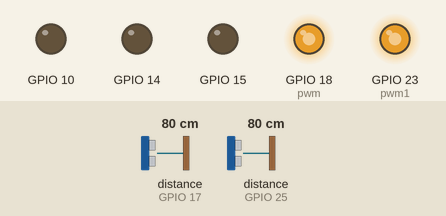
Recording of a program running on a simulated Raspberry Pi (BCM pin numbers). On the bench: output pins drawn as LEDs (lit = HIGH). The inputs (shaded band) are chosen by the test bench; at power-on: distance to the obstacle (sensors on GPIO 25, GPIO 17) 80 cm. The echo pulse lasts 58.3 µs per cm; the clock reads 2024-03-15 10:24:30 at power-on unless the program sets it; pins used as bus, display or sensor lines are not drawn.

Above: at 3.2 s.
3.3 s: distance to the obstacle (sensor on GPIO 25) set to 64 cm
6.6 s: distance to the obstacle (sensor on GPIO 25) set to 55 cm
At 10.4 s:
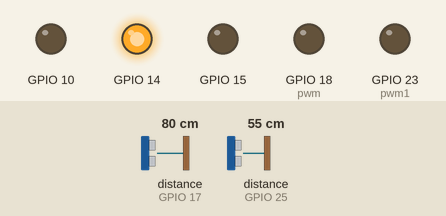
11.5 s: distance to the obstacle (sensor on GPIO 25) set to 33 cm
13.0 s: distance to the obstacle (sensor on GPIO 25) set to 26 cm
At 13.9 s:
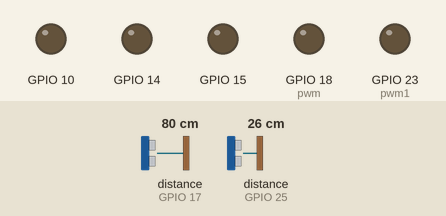
14.5 s: distance to the obstacle (sensor on GPIO 25) set to 21 cm
At 16.6 s:
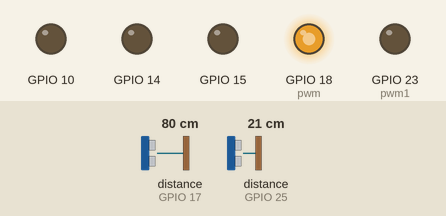
Timing chart, 0 to 17.7 s (numbered marks = the images above; inputs shaded):
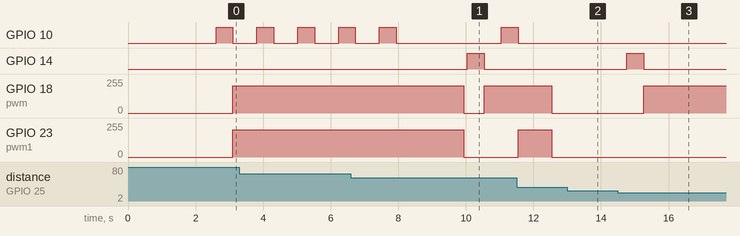

Measured:
- the behaviour switches between 60 and 59 cm on distance to the obstacle (sensor on GPIO 25) (found by bisection; images 0 and 1)
- the behaviour switches between 30 and 29 cm on distance to the obstacle (sensor on GPIO 25) (found by bisection; images 1 and 2)
- the behaviour switches between 25 and 24 cm on distance to the obstacle (sensor on GPIO 25) (found by bisection; images 2 and 3)
- after the input at 6.6 s, GPIO 14: LOW → HIGH after 3.4 s, → LOW 0.50 s later; GPIO 18 (pwm): 204/255 → 0/255 after 3.3 s, → 204/255 0.61 s later; GPIO 23 (pwm1): 204/255 → 0/255 after 3.3 s
- after the input at 13.0 s, GPIO 10: stays LOW (without the input it goes to HIGH after 0.25 s); GPIO 18 (pwm), GPIO 23 (pwm1): stays 0/255 (without the input it goes to 204/255 after 0.75 s)
- after the input at 14.5 s, GPIO 14: LOW → HIGH after 0.26 s, → LOW 0.50 s later; GPIO 18 (pwm): 0/255 → 204/255 after 0.76 s

The program:

final_04Vecchio.py
```python
import time
import RPi.GPIO as GPIO

GPIO.setmode(GPIO.BCM)

GPIO.cleanup()

GPIO.setup(18, GPIO.OUT)
GPIO.setup(23, GPIO.OUT)

TRIG = 24
ECHO = 25

TRIG1 = 4
ECHO1 = 17

TRIG2 = 21
ECHO2 = 22

GPIO.setup(TRIG, GPIO.OUT)
GPIO.setup(ECHO, GPIO.IN)
GPIO.setup(TRIG1, GPIO.OUT)
GPIO.setup(ECHO1, GPIO.IN)
GPIO.setup(TRIG2, GPIO.OUT)
GPIO.setup(ECHO2, GPIO.IN)
GPIO.setup(10, GPIO.OUT) #verde
GPIO.setup(15, GPIO.OUT) #rosso
GPIO.setup(14, GPIO.OUT) #giallo

pwm=GPIO.PWM(18, 1000)
pwm1=GPIO.PWM(23, 1000)
pwm.start(0)
pwm1.start(0)

GPIO.output(TRIG, False)
time.sleep(2)

t_fine = time.time() + 5*1
dist = 60.00

def avanti():
	GPIO.output(10,1)
	time.sleep(0.5)
	GPIO.output(10,0)
	pwm.ChangeDutyCycle(80)
	pwm1.ChangeDutyCycle(80)

def destra():
	GPIO.output(15, True)
	time.sleep(0.5)
	GPIO.output(15, False)
	pwm.ChangeDutyCycle(0)
	pwm1.ChangeDutyCycle(80)

def sinistra():
	GPIO.output(14,1)
	time.sleep(0.5)
	GPIO.output(14,0)
	pwm.ChangeDutyCycle(80)
	pwm1.ChangeDutyCycle(0)

def stop():
	pwm.ChangeDutyCycle(0)
	pwm1.ChangeDutyCycle(0)

def forward():
	global pulse_start
	global pulse_end
	pulse_start = 0
	pulse_end = 0
	time.sleep(0.1)
	GPIO.output(TRIG, GPIO.HIGH)
	time.sleep(0.00001)
	GPIO.output(TRIG, GPIO.LOW)

	while GPIO.input(ECHO)==0:
		pulse_start = time.time()

	while GPIO.input(ECHO)==1:
		pulse_end = time.time()

	pulse_duration = pulse_end - pulse_start
	distance = pulse_duration * 17150
	distance = round(distance, 2)

	return distance

def left():
	global start
	global end
	time.sleep(0.1)
	GPIO.output(TRIG1, GPIO.HIGH)
	time.sleep(0.00001)
	GPIO.output(TRIG1, GPIO.LOW)

	while GPIO.input(ECHO1)==0:
		start = time.time()

	while GPIO.input(ECHO1)==1:
		end = time.time()

	pulse_duration = end - start
	distance = pulse_duration * 17150
	distance = round(distance, 2)

	return distance

def right():
	global inizio
	global fine
	time.sleep(0.1)
	GPIO.output(TRIG2, GPIO.HIGH)
	time.sleep(0.00001)
	GPIO.output(TRIG2, GPIO.LOW)

	while GPIO.input(ECHO2)==0:
		inizio = time.time()

	while GPIO.input(ECHO2)==1:
		fine = time.time()

	pulse_duration = fine - inizio
	distance = pulse_duration * 17150
	distance = round(distance, 2)
	return distance


try:
	while True:

		time.sleep(0.5)

		distanzavanti = forward()

		if distanzavanti < 200:

			if distanzavanti > dist and distanzavanti < 200:
				avanti()


			elif distanzavanti < 25 and distanzavanti > 10: #while
				distanzasinistra = left()

				if distanzasinistra < 25 and distanzasinistra > 10:
					destra()
					time.sleep(3)
					stop()

				elif distanzasinistra > 25 and distanzasinistra > distanzavanti:
					sinistra()
					time.sleep(3)
					stop()

				#distanzavanti = forward()

			elif distanzavanti < dist and distanzavanti > 30:
				avanti()
				time.sleep(2)
				stop()
				distanzasinistra = left()

				if distanzasinistra > distanzavanti and distanzasinistra > 25 and distanzasinistra < 200:
					sinistra()
					time.sleep(0.5)
					avanti()
					time.sleep(1)
					stop()

				else:
					destra()
					time.sleep(0.5)
					avanti()
					time.sleep(1)
					stop()

		distanzavanti = forward()

except KeyboardInterrupt:
	pwm.stop()
	pwm1.stop()
	GPIO.cleanup()

pwm.stop()
pwm1.stop()
GPIO.cleanup()
```
